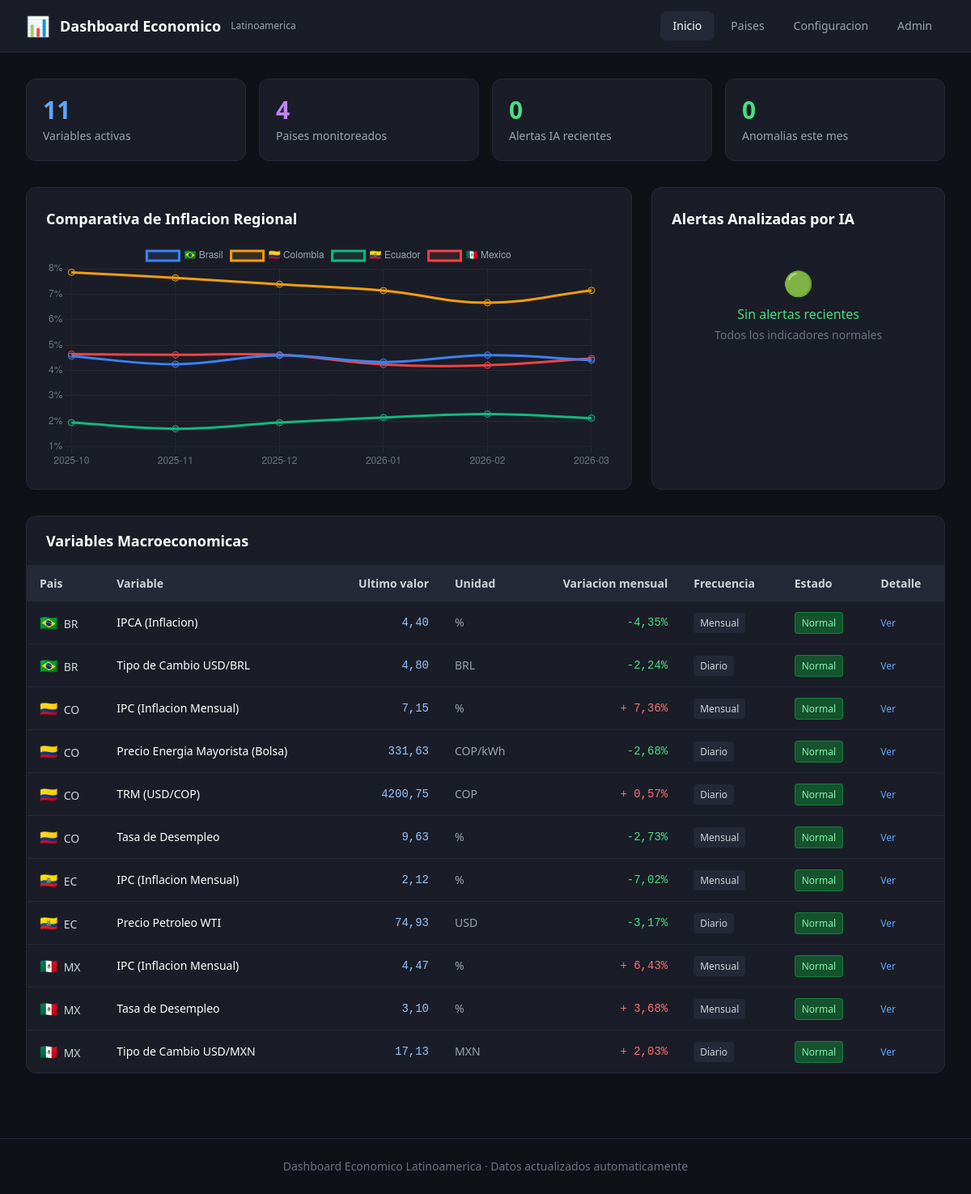
The page / on the database its author committed.
### core/models.py (models this page shows, shortened)
class MacroVariable(models.Model):
    FREQUENCY_CHOICES = [
        ('daily', 'Diario'),
        ('weekly', 'Semanal'),
        ('monthly', 'Mensual'),
        ('quarterly', 'Trimestral'),
    ]
    country = models.ForeignKey(Country, on_delete=models.CASCADE, related_name='variables', verbose_name="País")
    name = models.CharField(max_length=200, verbose_name="Nombre")
    description = models.TextField(blank=True, verbose_name="Descripción")
    source_url = models.URLField(blank=True, verbose_name="URL fuente")
    css_selector = models.CharField(max_length=500, blank=True, verbose_name="Selector CSS")
    frequency = models.CharField(max_length=20, choices=FREQUENCY_CHOICES, default='monthly', verbose_name="Frecuencia")
    is_dynamic = models.BooleanField(default=False, verbose_name="Scraping dinámico")
    unit = models.CharField(max_length=50, verbose_name="Unidad")
    is_active = models.BooleanField(default=True, verbose_name="Activa")
    created_at = models.DateTimeField(auto_now_add=True)
    class Meta:
        verbose_name = "Variable Macroeconómica"
        verbose_name_plural = "Variables Macroeconómicas"
        ordering = ['country', 'name']

class Country(models.Model):
    name = models.CharField(max_length=100, verbose_name="Nombre")
    code = models.CharField(max_length=5, unique=True, verbose_name="Código ISO")
    flag_emoji = models.CharField(max_length=10, verbose_name="Bandera")
    class Meta:
        verbose_name = "País"
        verbose_name_plural = "Países"
        ordering = ['name']

class HistoricalData(models.Model):
    variable = models.ForeignKey(MacroVariable, on_delete=models.CASCADE, related_name='historical_data', verbose_name="Variable")
    value = models.FloatField(verbose_name="Valor")
    date = models.DateField(verbose_name="Fecha")
    is_anomaly = models.BooleanField(default=False, verbose_name="¿Anomalía?")
    scraped_at = models.DateTimeField(default=timezone.now)
    class Meta:
        verbose_name = "Dato Histórico"
        verbose_name_plural = "Datos Históricos"
        ordering = ['-date']
        unique_together = [['variable', 'date']]

### core/views.py (the view)
# urls.py: path('', views.dashboard, name='dashboard'),
def dashboard(request):
    countries = Country.objects.prefetch_related(
        'variables__historical_data'
    ).all()
    recent_alerts = AIAnalysisLog.objects.select_related(
        'variable__country'
    ).order_by('-analyzed_at')[:5]
    total_variables = MacroVariable.objects.filter(is_active=True).count()
    total_countries = Country.objects.count()
    thirty_days_ago = timezone.now().date() - timedelta(days=30)
    anomalies_this_month = HistoricalData.objects.filter(
        is_anomaly=True,
        date__gte=thirty_days_ago
    ).count()
    chart_data = {}
    six_months_ago = date.today() - timedelta(days=180)
    for country in countries:
        ipc_var = country.variables.filter(
            name__icontains='IPC'
        ).first()
        if not ipc_var:
            ipc_var = country.variables.filter(
                name__icontains='IPCA'
            ).first()
        if ipc_var:
            hist = ipc_var.historical_data.filter(
                date__gte=six_months_ago
            ).order_by('date')
            chart_data[country.name] = {
                'labels': [str(h.date) for h in hist],
                'data': [h.value for h in hist],
                'flag': country.flag_emoji,
            }
    variables_with_data = []
    for country in countries:
        for var in country.variables.filter(is_active=True):
            latest_hist = var.historical_data.order_by('-date').first()
            prev_hist = var.historical_data.order_by('-date')[1:2].first()
            change = None
            if latest_hist and prev_hist and prev_hist.value != 0:
                change = round(((latest_hist.value - prev_hist.value) / prev_hist.value) * 100, 2)
            variables_with_data.append({
                'variable': var,
                'country': country,
                'latest': latest_hist,
                'change': change,
            })
    context = {
        'countries': countries,
        'recent_alerts': recent_alerts,
        'total_variables': total_variables,
        'total_countries': total_countries,
        'anomalies_this_month': anomalies_this_month,
        'chart_data': json.dumps(chart_data),
        'variables_with_data': variables_with_data,
    }
    return render(request, 'dashboard/index.html', context)

### templates/dashboard/index.html (shortened to what this page needs)
{% extends 'dashboard/base.html' %}
{% block content %}
<div class="grid grid-cols-2 md:grid-cols-4 gap-4 mb-8">
    <div class="bg-gray-800 rounded-xl p-5 border border-gray-700">
        <div class="text-3xl font-bold text-blue-400">{{ total_variables }}</div>
        <div class="text-gray-400 text-sm mt-1">Variables activas</div>
    </div>
    <div class="bg-gray-800 rounded-xl p-5 border border-gray-700">
        <div class="text-3xl font-bold text-purple-400">{{ total_countries }}</div>
        <div class="text-gray-400 text-sm mt-1">Paises monitoreados</div>
    </div>
    <div class="bg-gray-800 rounded-xl p-5 border border-gray-700">
        <div class="text-3xl font-bold {% if recent_alerts %}text-yellow-400{% else %}text-green-400{% endif %}">{{ recent_alerts|length }}</div>
        <div class="text-gray-400 text-sm mt-1">Alertas IA recientes</div>
    </div>
    <div class="bg-gray-800 rounded-xl p-5 border border-gray-700">
        <div class="text-3xl font-bold {% if anomalies_this_month > 0 %}text-red-400{% else %}text-green-400{% endif %}">{{ anomalies_this_month }}</div>
        <div class="text-gray-400 text-sm mt-1">Anomalias este mes</div>
    </div>
</div>
<div class="grid grid-cols-1 lg:grid-cols-3 gap-6 mb-8">
    <div class="lg:col-span-2 bg-gray-800 rounded-xl p-6 border border-gray-700">
        <h2 class="text-lg font-semibold mb-4 text-white">Comparativa de Inflacion Regional</h2>
        <div class="chart-container" style="height: 280px;">
            <canvas id="ipcChart"></canvas>
        </div>
    </div>
    <div class="bg-gray-800 rounded-xl p-6 border border-gray-700">
        <h2 class="text-lg font-semibold mb-4 text-white">Alertas Analizadas por IA</h2>
        {% if recent_alerts %}
            <div class="space-y-3">
                {% for alert in recent_alerts %}
                <div class="bg-gray-700 rounded-lg p-3">
                    <div class="flex items-center justify-between mb-1">
                        <span class="text-sm font-medium text-white">{{ alert.variable.country.flag_emoji }} {{ alert.variable.name }}</span>
                        <span class="text-xs px-2 py-0.5 rounded-full badge-{{ alert.ai_verdict }}">{{ alert.ai_verdict }}</span>
                    </div>
                    <div class="text-xs text-red-400 font-mono">Delta {{ alert.detected_change|floatformat:2 }}%</div>
                    <div class="text-xs text-gray-400 mt-1">{{ alert.justification|truncatewords:15 }}</div>
                </div>
                {% endfor %}
            </div>
        {% else %}
            <div class="text-center py-8">
                <div class="text-3xl mb-2">&#x1F7E2;</div>
                <div class="text-green-400 font-medium">Sin alertas recientes</div>
                <div class="text-gray-500 text-sm mt-1">Todos los indicadores normales</div>
            </div>
        {% endif %}
    </div>
</div>
<div class="bg-gray-800 rounded-xl border border-gray-700 overflow-hidden">
    <div class="px-6 py-4 border-b border-gray-700">
        <h2 class="text-lg font-semibold text-white">Variables Macroeconomicas</h2>
    </div>
    <div class="overflow-x-auto">
        <table class="w-full text-sm">
            <thead class="bg-gray-700 text-gray-300">
                <tr>
                    <th class="px-4 py-3 text-left">Pais</th>
                    <th class="px-4 py-3 text-left">Variable</th>
                    <th class="px-4 py-3 text-right">Ultimo valor</th>
                    <th class="px-4 py-3 text-left">Unidad</th>
                    <th class="px-4 py-3 text-right">Variacion mensual</th>
                    <th class="px-4 py-3 text-left">Frecuencia</th>
                    <th class="px-4 py-3 text-left">Estado</th>
                    <th class="px-4 py-3 text-left">Detalle</th>
                </tr>
            </thead>
            <tbody class="divide-y divide-gray-700">
                {% for item in variables_with_data %}
                <tr class="hover:bg-gray-700 transition-colors">
                    <td class="px-4 py-3">
                        <span class="text-lg">{{ item.country.flag_emoji }}</span>
                        <span class="text-gray-300 ml-1">{{ item.country.code }}</span>
                    </td>
                    <td class="px-4 py-3 text-white font-medium">{{ item.variable.name }}</td>
                    <td class="px-4 py-3 text-right font-mono text-blue-300">
                        {% if item.latest %}{{ item.latest.value|floatformat:2 }}{% else %}<span class="text-gray-500">-</span>{% endif %}
                    </td>
                    <td class="px-4 py-3 text-gray-400">{{ item.variable.unit }}</td>
                    <td class="px-4 py-3 text-right font-mono">
                        {% if item.change is not None %}
                            {% if item.change > 0 %}
                                <span class="text-red-400">+ {{ item.change|floatformat:2 }}%</span>
                            {% elif item.change < 0 %}
                                <span class="text-green-400">{{ item.change|floatformat:2 }}%</span>
                            {% else %}
                                <span class="text-gray-400">0.00%</span>
                            {% endif %}
                        {% else %}
                            <span class="text-gray-500">-</span>
                        {% endif %}
                    </td>
                    <td class="px-4 py-3">
                        <span class="text-xs px-2 py-1 bg-gray-700 rounded text-gray-300">{{ item.variable.get_frequency_display }}</span>
                    </td>
                    <td class="px-4 py-3">
                        {% if item.latest and item.latest.is_anomaly %}
                            <span class="text-xs px-2 py-1 bg-red-900 text-red-300 rounded border border-red-700">Anomalia</span>
                        {% else %}
                            <span class="text-xs px-2 py-1 bg-green-900 text-green-300 rounded border border-green-700">Normal</span>
                        {% endif %}
                    </td>
                    <td class="px-4 py-3">
                        <a href="/variable/{{ item.variable.id }}/" class="text-blue-400 hover:text-blue-300 text-xs">Ver</a>
                    </td>
                </tr>
                {% empty %}
                <tr>
                    <td colspan="8" class="px-4 py-8 text-center text-gray-500">
                        No hay variables. <a href="/configuracion/" class="text-blue-400">Anadir variables</a> o ejecutar <code>python manage.py seed_data</code>
                    </td>
                </tr>
                {% endfor %}
            </tbody>
        </table>
    </div>
</div>
{% endblock %}
{% block scripts %}
<script>
const chartData = {{ chart_data|safe }};
const COLORS = ['#3b82f6', '#f59e0b', '#10b981', '#ef4444', '#8b5cf6', '#06b6d4'];
// Obtener todos los labels unicos
const allLabels = new Set();
Object.values(chartData).forEach(d => d.labels.forEach(l => allLabels.add(l)));
const labels = Array.from(allLabels).sort();
const datasets = Object.entries(chartData).map(([country, d], i) => ({
    label: `${d.flag} ${country}`,
    data: labels.map(label => {
        const idx = d.labels.indexOf(label);
        return idx >= 0 ? d.data[idx] : null;
    }),
    borderColor: COLORS[i % COLORS.length],
    backgroundColor: COLORS[i % COLORS.length] + '20',
    tension: 0.4,
    fill: false,
    spanGaps: true,
    pointRadius: 4,
    pointHoverRadius: 6,
}));
const ctx = document.getElementById('ipcChart').getContext('2d');
new Chart(ctx, {
    type: 'line',
    data: { labels: labels.map(l => l.substring(0, 7)), datasets },
    options: {
        responsive: true,
        maintainAspectRatio: false,
        plugins: {
            legend: {
                labels: { color: '#9ca3af', font: { size: 12 } }
            },
            tooltip: {
                backgroundColor: '#1a1d27',
                borderColor: '#343748',
                borderWidth: 1,
                callbacks: {
                    label: ctx => `${ctx.dataset.label}: ${ctx.parsed.y?.toFixed(2)}%`
                }
            }
        },
        scales: {
            x: {
                ticks: { color: '#6b7280', maxTicksLimit: 6 },
                grid: { color: '#252836' }
            },
            y: {
                ticks: { color: '#6b7280', callback: v => v + '%' },
                grid: { color: '#252836' }
            }
        }
    }
});
</script>
{% endblock %}

### templates/dashboard/base.html (shortened to what this page needs)
<!DOCTYPE html>
<html lang="es">
<head>
    <script src="https://cdn.tailwindcss.com"></script>
</head>
<body class="dark bg-gray-900 text-gray-100 min-h-screen">
    <nav class="bg-gray-800 border-b border-gray-700 sticky top-0 z-50">
        <div class="max-w-7xl mx-auto px-4 sm:px-6 lg:px-8">
            <div class="flex items-center justify-between h-16">
                <div class="flex items-center space-x-3">
                    <span class="text-2xl">&#x1F4CA;</span>
                    <span class="font-bold text-lg text-white">Dashboard Economico</span>
                    <span class="text-xs text-gray-400 hidden sm:block">Latinoamerica</span>
                </div>
                <div class="flex space-x-1">
                    <a href="/" class="nav-link px-4 py-2 rounded-lg text-sm font-medium {% if request.path == '/' %}text-white bg-gray-700{% else %}text-gray-400 hover:text-white hover:bg-gray-700{% endif %}">
                        Inicio
                    </a>
                    <a href="/paises/" class="nav-link px-4 py-2 rounded-lg text-sm font-medium {% if request.path == '/paises/' %}text-white bg-gray-700{% else %}text-gray-400 hover:text-white hover:bg-gray-700{% endif %}">
                        Paises
                    </a>
                    <a href="/configuracion/" class="nav-link px-4 py-2 rounded-lg text-sm font-medium {% if request.path == '/configuracion/' %}text-white bg-gray-700{% else %}text-gray-400 hover:text-white hover:bg-gray-700{% endif %}">
                        Configuracion
                    </a>
                    <a href="/admin/" class="nav-link px-4 py-2 rounded-lg text-sm font-medium text-gray-400 hover:text-white hover:bg-gray-700">
                        Admin
                    </a>
                </div>
            </div>
        </div>
    </nav>
    <main class="max-w-7xl mx-auto px-4 sm:px-6 lg:px-8 py-8">
        {% block content %}{% endblock %}
    </main>
    <footer class="border-t border-gray-700 mt-12 py-6">
        <div class="max-w-7xl mx-auto px-4 text-center text-gray-500 text-sm">
            Dashboard Economico Latinoamerica &middot; Datos actualizados automaticamente
        </div>
    </footer>
    {% block scripts %}{% endblock %}
</body>
</html>

### templates/dashboard/base.html (style rules this page uses)
body { background-color: #0f1117; }
.nav-link { transition: color 0.2s; }
.chart-container { position: relative; }

### rows shown on the page
MacroVariable: country.flag_emoji "🇧🇷", country.code "BR", variable.name "IPCA (Inflacion)", latest.value "4,40", variable.unit "%", change "-4,35", variable.frequency "Mensual"
MacroVariable: country.flag_emoji "🇧🇷", country.code "BR", variable.name "Tipo de Cambio USD/BRL", latest.value "4,80", variable.unit "BRL", change "-2,24", variable.frequency "Diario"
MacroVariable: country.flag_emoji "🇨🇴", country.code "CO", variable.name "IPC (Inflacion Mensual)", latest.value "7,15", variable.unit "%", change "7,36", variable.frequency "Mensual"
MacroVariable: country.flag_emoji "🇨🇴", country.code "CO", variable.name "Precio Energia Mayorista (Bolsa)", latest.value "331,63", variable.unit "COP/kWh", change "-2,68", variable.frequency "Diario"
MacroVariable: country.flag_emoji "🇨🇴", country.code "CO", variable.name "TRM (USD/COP)", latest.value "4200,75", variable.unit "COP", change "0,57", variable.frequency "Diario"
MacroVariable: country.flag_emoji "🇨🇴", country.code "CO", variable.name "Tasa de Desempleo", latest.value "9,63", variable.unit "%", change "-2,73", variable.frequency "Mensual"
MacroVariable: country.flag_emoji "🇪🇨", country.code "EC", variable.name "IPC (Inflacion Mensual)", latest.value "2,12", variable.unit "%", change "-7,02", variable.frequency "Mensual"
MacroVariable: country.flag_emoji "🇪🇨", country.code "EC", variable.name "Precio Petroleo WTI", latest.value "74,93", variable.unit "USD", change "-3,17", variable.frequency "Diario"
MacroVariable: country.flag_emoji "🇲🇽", country.code "MX", variable.name "IPC (Inflacion Mensual)", latest.value "4,47", variable.unit "%", change "6,43", variable.frequency "Mensual"
MacroVariable: country.flag_emoji "🇲🇽", country.code "MX", variable.name "Tasa de Desempleo", latest.value "3,10", variable.unit "%", change "3,68", variable.frequency "Mensual"
MacroVariable: country.flag_emoji "🇲🇽", country.code "MX", variable.name "Tipo de Cambio USD/MXN", latest.value "17,13", variable.unit "MXN", change "2,03", variable.frequency "Diario"

### other values the page prints
{{ total_variables }} "11"
{{ total_countries }} "4"
{{ recent_alerts|length }} "0"
{{ anomalies_this_month }} "0"
